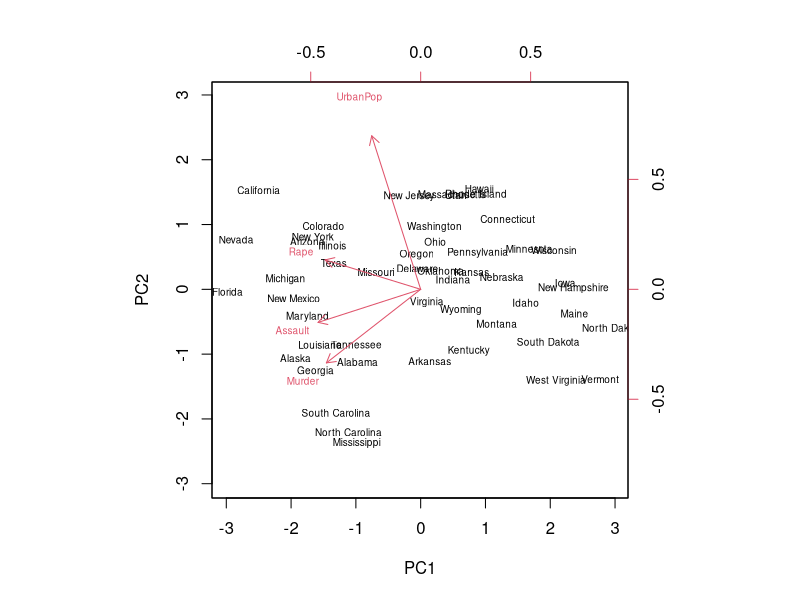
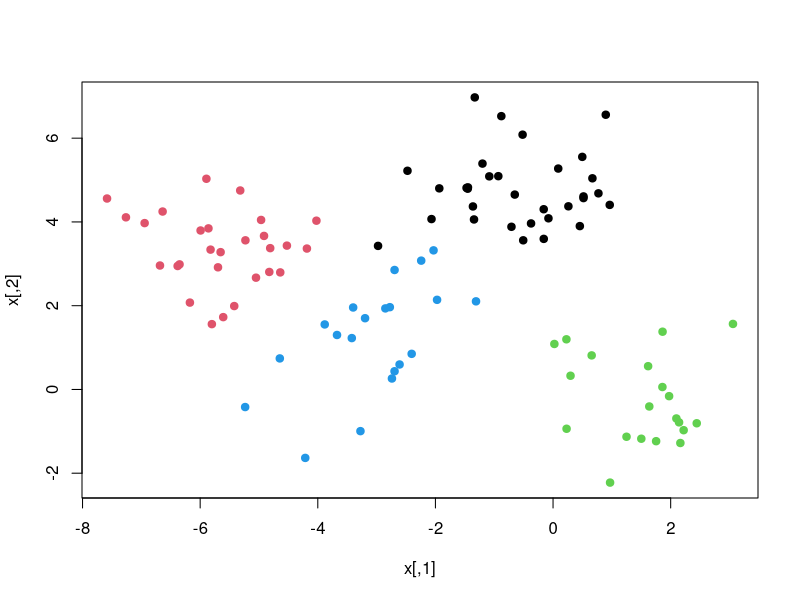
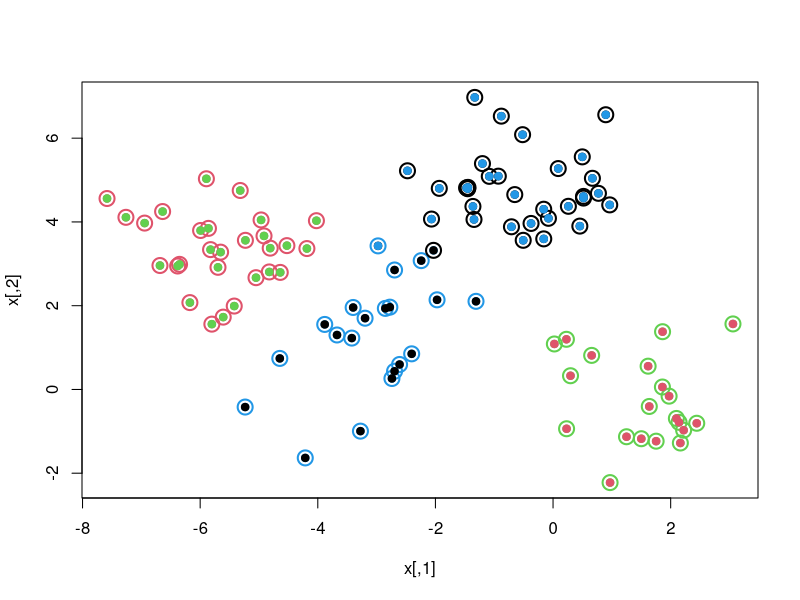
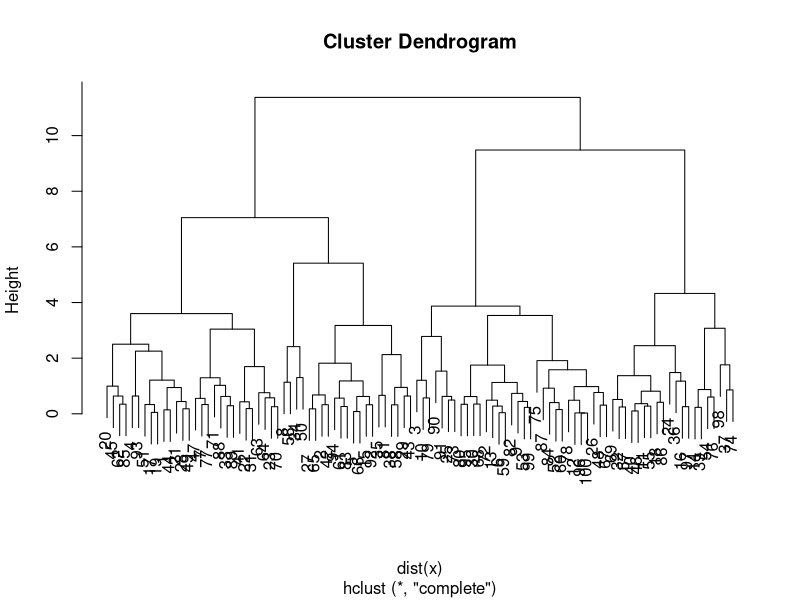
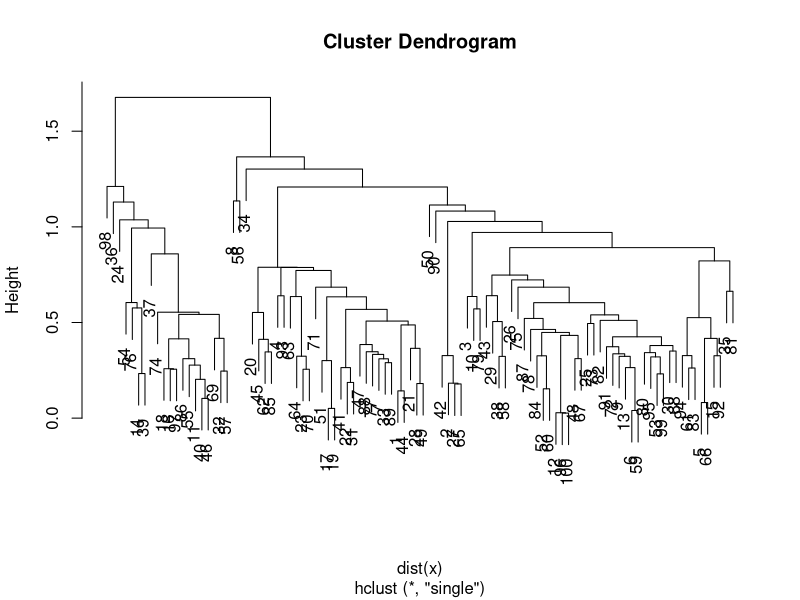
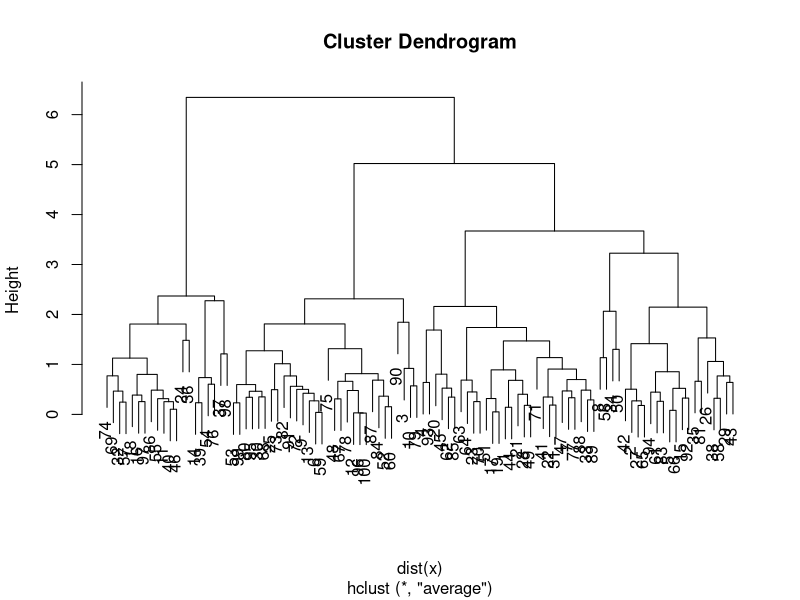
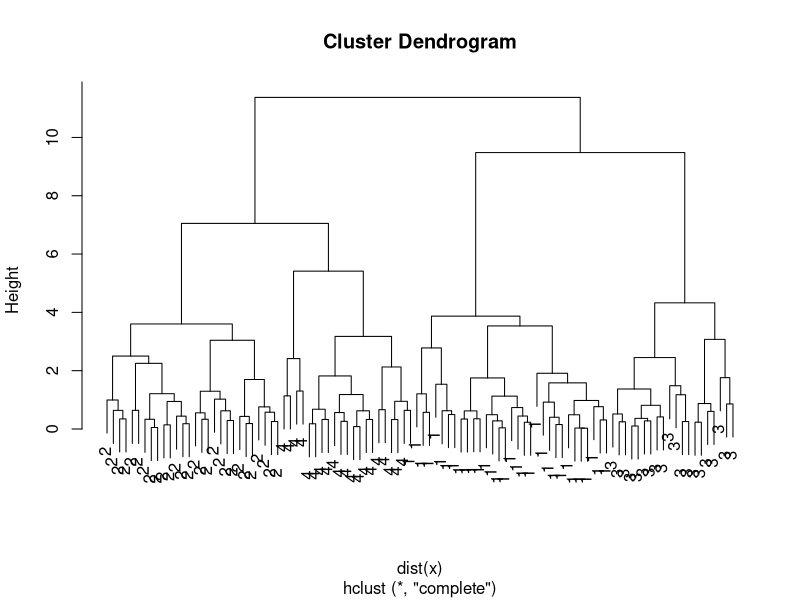

These charts were generated, in order, by the following R code:
## ---- chunk 1
dimnames(USArrests) 
apply(USArrests, 2, mean)
apply(USArrests, 2, var)

pca.out = prcomp(USArrests, scale=TRUE)
pca.out
names(pca.out)
biplot(pca.out, scale=0, cex=.6)
## ---- chunk 2
set.seed(101)
x = matrix(rnorm(100*2), 100, 2)
xmean = matrix(rnorm(8, sd=4), 4, 2)
which = sample(1:4, 100, replace=TRUE)
x = x+xmean[which,]
plot(x, col=which, pch=19)
## ---- chunk 3
km.out = kmeans(x, 4, nstart=15)
km.out
plot(x, col=km.out$cluster, cex=2, pch=1, lwd=2)
points(x, col=which, pch=19)
points(x, col=c(4, 3, 2, 1)[which], pch=19)
## ---- chunk 4
hc.complete = hclust(dist(x), method="complete")
hc.complete
plot(hc.complete)
## ---- chunk 5
hc.single = hclust(dist(x), method="single")
plot(hc.single)
hc.average = hclust(dist(x), method="average")
plot(hc.average)
## ---- chunk 6
hc.cut = cutree(hc.complete, 4)
table(hc.cut, which)
table(hc.cut, km.out$cluster)
## ---- chunk 7
plot(hc.complete, labels=which)
